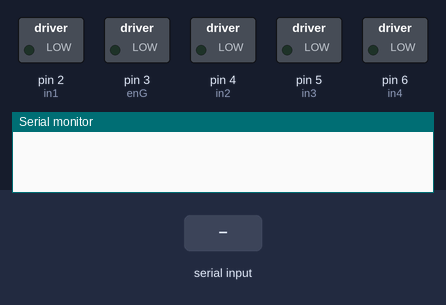
Bench run of a sketch on a simulated Arduino Uno, built with avr-gcc and run on an emulated ATmega328P. Shown: switched loads named in the sketch (green lamp = pin HIGH), the last lines printed to the serial monitor. The test bench sets the inputs (shaded band).

Above: at 1.3 s.
1.4 s: "maxSpeed 1\n" received over Serial
At 2.0 s:
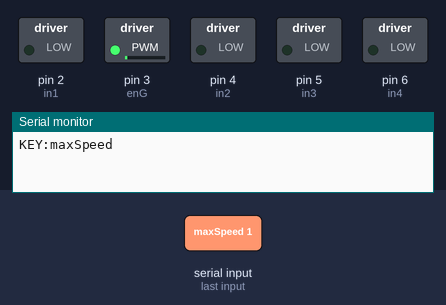
2.9 s: "maxSpeed 150\n" received over Serial
At 3.2 s:
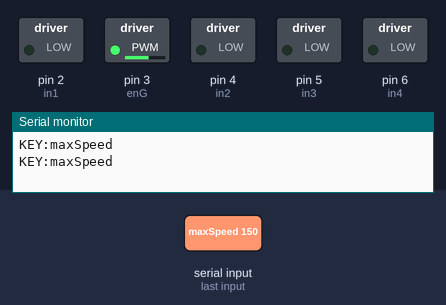
Timing chart, 0 to 5.9 s (numbered marks = the images above; inputs shaded):
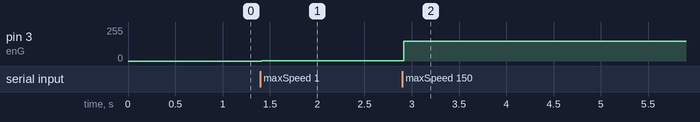

Measured:
- after the input at 1.4 s, pin 3 (enG): 0/255 → 1/255 at once
- after the input at 2.9 s, pin 3 (enG): 1/255 → 150/255 at once

The sketch:

motorPlatformWithBT.ino
```cpp
int enG = 3;

int in1 = 2;
int in2 = 4;

int in3 = 5;
int in4 = 6;

String stringFromPhone = "";
boolean bool1 = true, bool2 = false;
int valueX, valueY, valueSpeed, valueHead;

void setup() {
  Serial.begin(9600);
  delay(100);

  pinMode(enG, OUTPUT);
  pinMode(in1, OUTPUT);
  pinMode(in2, OUTPUT);

  pinMode(in3, OUTPUT);
  pinMode(in4, OUTPUT);
}

void loop() {
  while (Serial.available() > 0){
    char c = Serial.read();
    if(c!='\n')    stringFromPhone += c; //Если не конец строки, добавляем символ
    else bool2=true;
  }

  if (bool2){ //Если конец строки, то разбираем ее на ключ и значение
    bool2=false;

    String key = "", value = "";

    key = stringFromPhone.substring(0,stringFromPhone.indexOf(' '));
    value = stringFromPhone.substring(stringFromPhone.indexOf(' ')+1);
    stringFromPhone = "";

    Serial.print("KEY:");
    Serial.println(key);

   if (key.equals("MyJoyValue")) {
    String valueXString = value.substring(0,value.indexOf(' '));
    String valueYString = value.substring(value.indexOf(' ')+1);
    valueX = valueXString.toInt();
    valueY = valueYString.toInt();
    if (abs(valueX)<10){
      valueX = 0;
    }
    if (abs(valueY)<10){
      valueY = 0;
      stopEngine();
    }
    switch (valueX){
    case 10:
      rightEngine();
      break;
    case -10:
      leftEngine();
      break;
    }

    switch (valueY){
    case 10:
        forwardEngine();
      break;
    case -10:
        backwardEngine();
      break;
    }
   }
   else if (key.equals("maxSpeed")){
    valueSpeed = value.toInt();
    analogWrite(enG, valueSpeed);
   }
  }

}

void forwardEngine(){
  digitalWrite(in1, LOW);
  digitalWrite(in2, HIGH);

  digitalWrite(in3, HIGH);
  digitalWrite(in4, LOW);
}

void backwardEngine(){
  digitalWrite(in1, HIGH);
  digitalWrite(in2, LOW);

  digitalWrite(in3, LOW);
  digitalWrite(in4, HIGH);
}


void leftEngine(){
  digitalWrite(in1, LOW);
  digitalWrite(in2, HIGH);

  digitalWrite(in3, LOW);
  digitalWrite(in4, HIGH);
}

void rightEngine(){
  digitalWrite(in1, HIGH);
  digitalWrite(in2, LOW);

  digitalWrite(in3, HIGH);
  digitalWrite(in4, LOW);
}

void stopEngine(){
  digitalWrite(in1, LOW);
  digitalWrite(in2, LOW);

  digitalWrite(in3, LOW);
  digitalWrite(in4, LOW);
}
```
